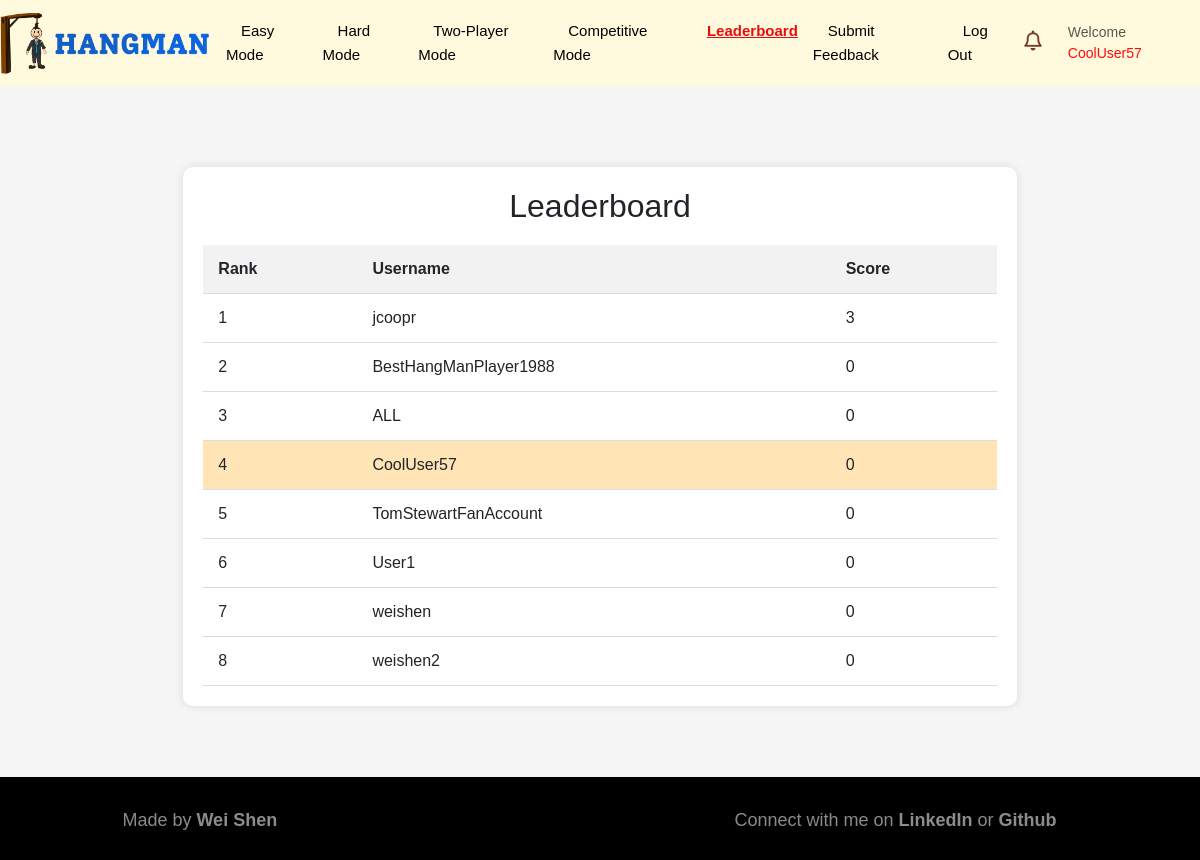
/leader_board (signed in), run on the app's committed database.
### app.py (models this page shows)
class User(db.Model):
    __tablename__ = 'users'
    id = db.Column(db.Integer, primary_key=True)
    username = db.Column(db.String(250), nullable=False, unique=True)
    password = db.Column(db.String, nullable=False)
    score = db.Column(db.Integer, nullable=False, default=0)
    challenges = db.Column(db.String)

### app.py (the view)
@app.route('/leader_board')
def leader_board():
    leaderboard_data = get_leaderboard_data()
    if 'username' in session:
        username = session['username']
        return render_template('leader_board.html', users=leaderboard_data, name=username, all_c=get_all_challenges(), n_not=get_all_unread_notifications())
    else:
        return redirect(url_for('login'))

### app.py (called while the page is built)
def get_all_challenges():
    all_challanges = db.session.execute(db.select(Challenge).where(or_(Challenge.player == session['username'], Challenge.username == session['username'])).order_by(Challenge.id.desc())).scalars().all()
    return all_challanges

def get_all_unread_notifications():
    all_c = get_all_challenges()
    n = 0
    for c in all_c:
        if c.player == session['username'] and (not c.seen):
            n+=1
        elif c.username == session['username'] and c.accepted and (not c.seen_sender):
            n+=1
    return n

def get_leaderboard_data():
    leaderboard_data = db.session.execute(db.select(User.username, User.score).order_by(User.score.desc()))
    return leaderboard_data

### templates/leader_board.html (shortened to what this page needs)
{% extends 'base.html' %}
{% block content %}
<div class="leaderboard-content-wrapper">
    <div class="leaderboard">
        <div class="small-container">
          <div class="row">
            <div class="col-12">
<div class="leaderboard-container">
    <h2 style="text-align: center;">Leaderboard</h2>
    <table>
        <thead>
            <tr>
                <th>Rank</th>
                <th>Username</th>
                <th>Score</th>
            </tr>
        </thead>
        <tbody>
            {% for user in users %}
            <tr {% if user[0]==name %}class="highlight" {% endif %}>
                <td>{{ loop.index }}</td>
                <td>{{ user[0] }}</td>
                <td>{{ user[1] }}</td>
            </tr>
            {% endfor %}
        </tbody>
    </table>
</div>
</div>
</div>
</div>
</div>
</div>
{% endblock %}

### static/styles.css (style rules this page uses)
body { font-family: Arial, sans-serif; background-color: #f0f0f0; }
h2 { text-align: center; margin-bottom: 20px; }
body { background-color: #ffffff; margin: 0; }
.row { display: flex; align-items: center; flex-wrap: wrap; justify-content: space-around; }
.small-container { max-width: 1160px; margin: auto; padding-left: 0px; padding-right: 0px; }
.leaderboard { margin-top: 60px; }
.leaderboard .col-12 { flex-basis: 90%; min-width: 300px; }
.leaderboard-container { width: 80%; margin: 20px auto; background-color: #fff; padding: 20px; border-radius: 10px; box-shadow: 0 0 10px rgba(0, 0, 0, 0.1); }
table { width: 100%; border-collapse: collapse; }
th, td { padding: 12px 15px; text-align: left; border-bottom: 1px solid #ddd; }
th { background-color: #f2f2f2; }
.highlight { background-color: #ffe4b5; }
.leaderboard-content-wrapper { display: flex; flex-direction: column; min-height: 85vh; }
.Feedbacktable th,td { margin-left: auto; margin-right:auto; }
body { background-color: whitesmoke; }

### data on the page
User: username "jcoopr", score "3"
User: username "BestHangManPlayer1988", score "0"
User: username "ALL", score "0"
User: username "CoolUser57", score "0"
User: username "TomStewartFanAccount", score "0"
User: username "User1", score "0"
User: username "weishen", score "0"
User: username "weishen2", score "0"

### other printed values
{{ name }} "CoolUser57"
